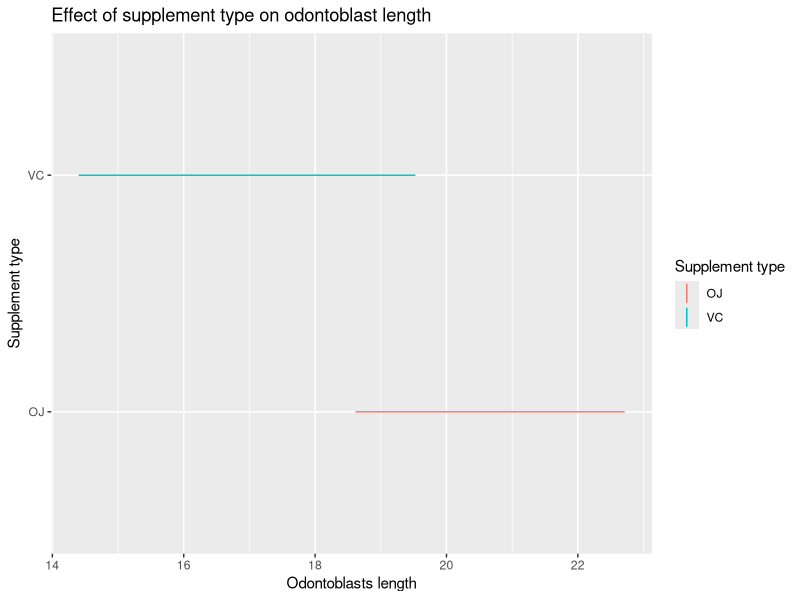
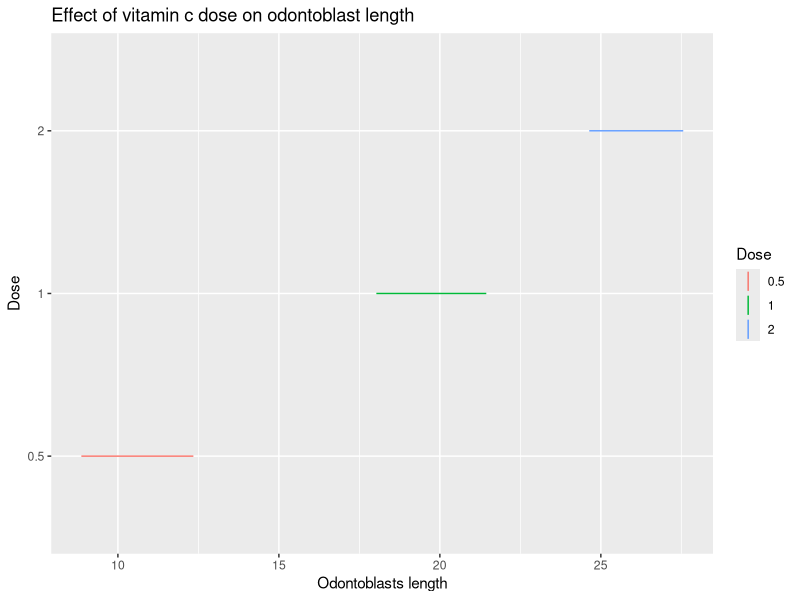

These figures' R source, in order:
## ---- chunk 1
knitr::opts_chunk$set(echo = TRUE)
## ---- chunk 2
library(dplyr)
table(select(ToothGrowth, supp, dose))
## ---- chunk 3
summary(ToothGrowth)
## ---- chunk 4
library(reshape2)
molten<-melt(ToothGrowth, id.vars=c("supp", "dose"))
createList<-function(dimension){
  
  cast<-function(func){
    functionNameAsString<-deparse(substitute(func))
    f<-as.formula(sprintf("%s ~ \"%s\"", dimension, functionNameAsString))
    dcast(molten, f, func)
  }
  
  list(cast(length), cast(mean), cast(sd))
}

supp<-Reduce(function(x, y) merge(x, y, all=T), createList("supp"))
dose<-Reduce(function(x, y) merge(x, y, all=T), createList("dose"))
## ---- chunk 5
assignConf<-function(var){
  var$confMin<-var$mean-qt(0.95, var$length-1)*var$sd/sqrt(var$length)
  var$confMax<-var$mean+qt(0.95, var$length-1)*var$sd/sqrt(var$length)
  
  var
}
supp<-assignConf(supp)
dose<-assignConf(dose)

print(supp)
print(dose)
## ---- chunk 6
library(ggplot2)
factors<-factor(supp$supp)
ggplot(supp, aes(color=factors))+
  coord_flip()+
  geom_linerange(data=supp, aes(ymin=confMin, ymax=confMax, factors))+
  labs(x="Supplement type", y="Odontoblasts length",
       title="Effect of supplement type on odontoblast length")+
  scale_color_discrete(name="Supplement type")

factors<-factor(dose$dose)
ggplot(dose, aes(color=factors))+
  coord_flip()+
  geom_linerange(data=dose, aes(ymin=confMin, ymax=confMax, factors))+
  labs(x="Dose", y="Odontoblasts length",
       title="Effect of vitamin c dose on odontoblast length")+
  scale_color_discrete(name="Dose")
